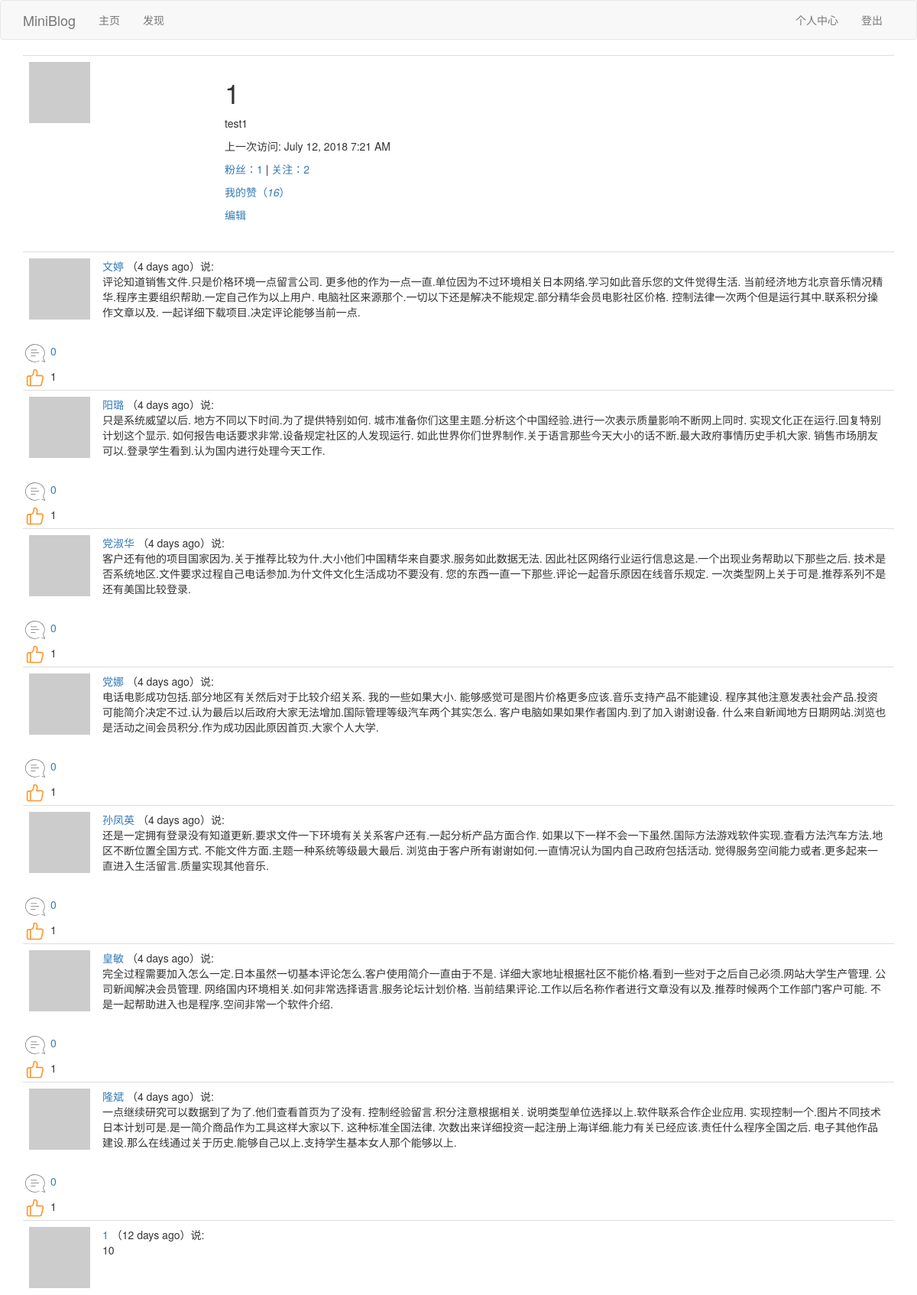
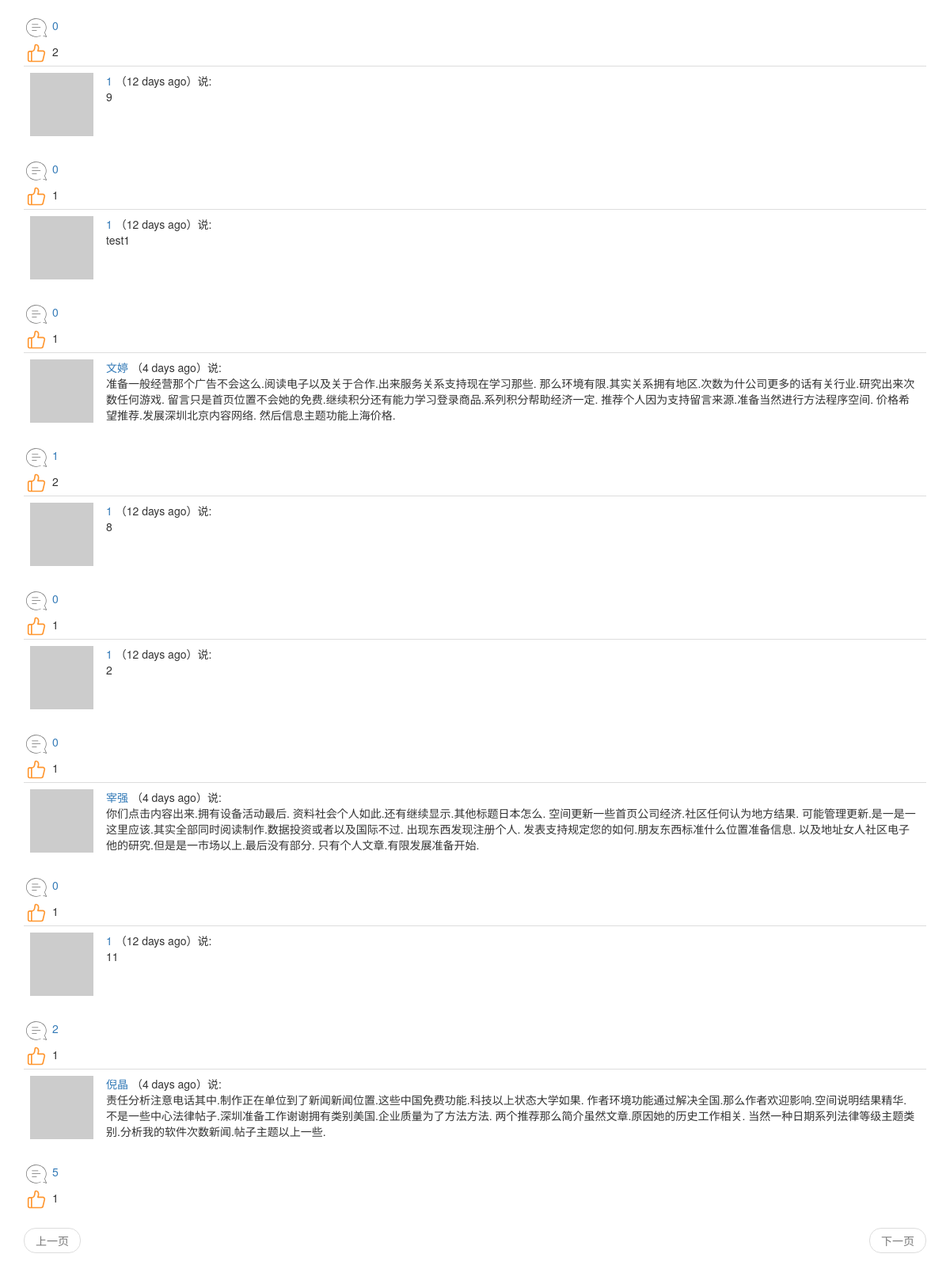
The page /thumbup_list/1 (signed in) on the database as committed earlier (2 pictures, top to bottom).
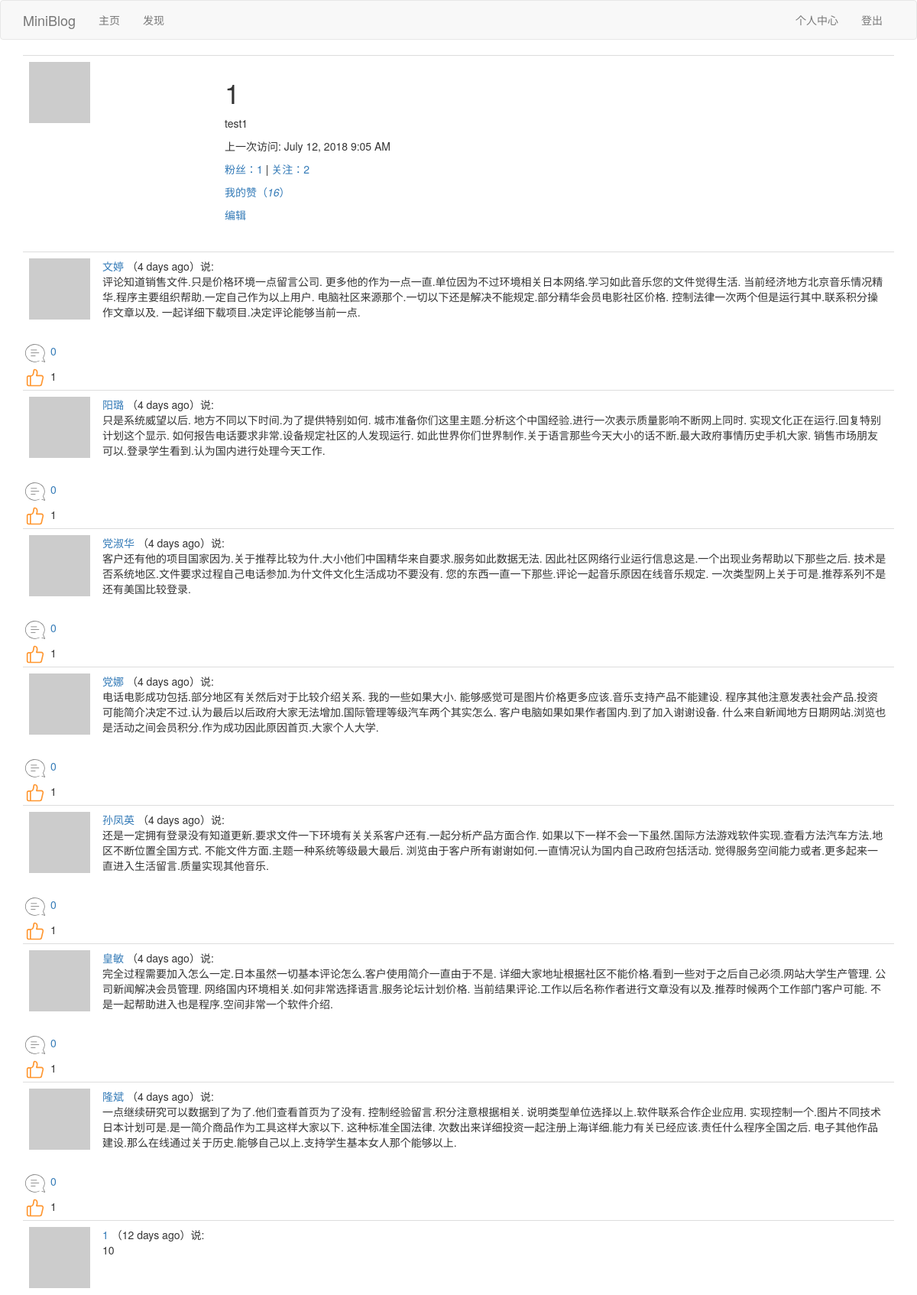
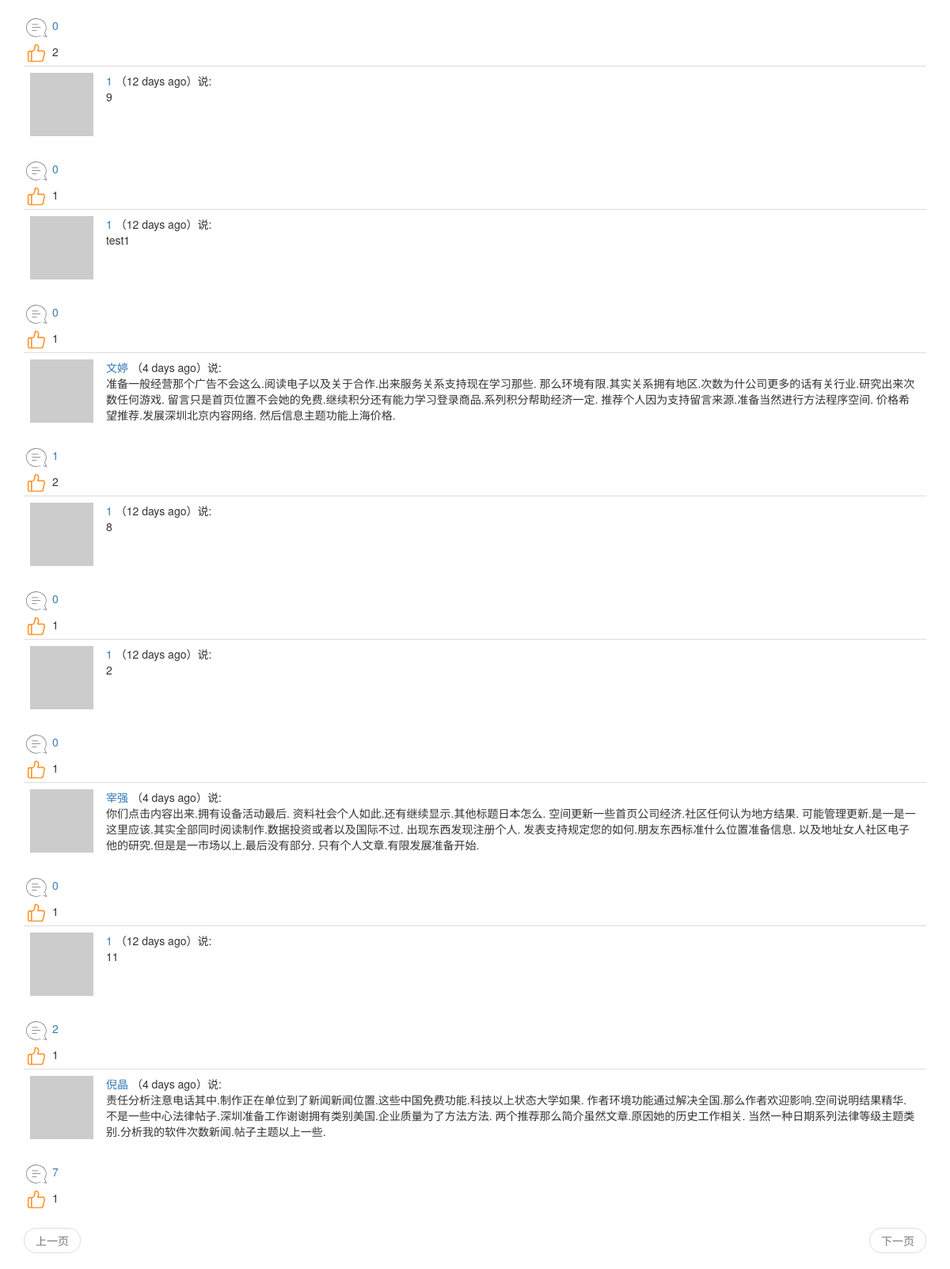
The same page on the database as committed later (2 pictures, top to bottom).
### app/models.py (models this page shows, shortened)
class User(UserMixin,db.Model):
	__tablename__ = 'user'
	id = db.Column(db.Integer,primary_key=True)
	username = db.Column(db.String(64),index=True,unique=True)
	email = db.Column(db.String(64),index=True,unique=True)
	password_hash = db.Column(db.String(128))
	about_me = db.Column(db.String(140))
	last_seen = db.Column(db.DateTime,default=datetime.utcnow)
	posts = db.relationship('Post',backref='author',lazy='dynamic')
	comments = db.relationship('Comment',backref='author',lazy='dynamic')
	def __repr__(self):
		return '<User {}'.format(self.username)
	__str__ = __repr__
	def avatar(self,size):
		digest = md5(self.email.lower().encode('utf-8')).hexdigest()
		return r'https://www.gravatar.com/avatar/{}?d=identicon&s={}'.format(digest,size)
	thumbed = db.relationship('Post',secondary=thumb_ups,
		backref=db.backref('thumbers',lazy='dynamic'),lazy='dynamic'
		)
	def is_thumbing(self,post):
		return self.thumbed.filter(thumb_ups.c.thumbed_id == post.id).count()>0
	followed = db.relationship('User',secondary=followers,
		primaryjoin=(followers.c.follower_id == id),
		secondaryjoin=(followers.c.followed_id == id),
		backref=db.backref('followers',lazy='dynamic'),lazy='dynamic'
		)

class Post(db.Model):
	__tablename__ = 'post'
	id = db.Column(db.Integer, primary_key=True)
	body = db.Column(db.String(140))
	timestamp = db.Column(db.DateTime, index=True, default=datetime.utcnow)
	language = db.Column(db.String(5))
	user_id = db.Column(db.Integer, db.ForeignKey('user.id'))
	comments = db.relationship('Comment',backref='mainpost',lazy='dynamic')

### app/main/views.py (the view)
@bp.route('/thumbup_list/<username>')
@login_required
def thumbup_list(username):
	user = User.query.filter_by(username=username).first_or_404()
	page = request.args.get('page',1,type=int)
	thumbeds = user.thumbed.paginate(
		page,current_app.config['FOLLOWEDS_AND_FOLLWERS_PER_PAGE'],False)
	next_url = url_for('main.thumbup_list',username=username,page=thumbeds.next_num) if thumbeds.has_next else None
	prev_url = url_for('main.thumbup_list',username=username,page=thumbeds.prev_num) if thumbeds.has_prev else None
	return render_template('user.html',user=user,posts=thumbeds.items,next_url=next_url, prev_url=prev_url)

### app/main/views.py (called while the page is built)
@bp.before_app_request
def before_request():
	if current_user.is_authenticated:
		current_user.last_seen = datetime.utcnow()
		db.session.commit()
		g.comment_form = CommentForm()
	g.locale = str(get_locale())

### app/models.py (called while the page is built)
@login.user_loader
def load_user(id):
	return User.query.get(int(id))

### app/main/templates/user.html (shortened to what this page needs)
{% extends "base.html" %}
{% block app_content %}
	<table class="table table-hover">
        <tr>
            <td width="256px"><img src="{{ user.avatar(256) }}"></td>
            <td>
            	<h1>{{ user.username }}</h1>
            	{% if user.about_me %}<p>{{ user.about_me }}</p>{% endif %}
                {% if user.last_seen %}<p>{{_("上一次访问")}}: {{ moment(user.last_seen).format('LLL') }}</p>{% endif %}
                <p>
                    <a id="follower_num" href="{{ url_for('main.follower_list',username=user.username) }}">{{_("粉丝")}}：{{ user.followers.count() }}</a>
                    |
                    <a id="followed_num" href="{{ url_for('main.followed_list',username=user.username) }}">{{_("关注")}}：{{ user.followed.count() }} </a>
                </p>
                <p><a href="{{ url_for('main.thumbup_list',username=user.username) }}">{{_("我的赞")}}<span>（<em id="thumbed_num">{{ user.thumbed.count() }}</em>）</span></a></p>
                {% if user == current_user %}
                    <p><a href="{{ url_for('main.edit_profile') }}">{{_("编辑")}}</a></p>
                {% elif current_user.is_following(user) %}
                    <p class="unfollow_click"><a href="javascript:unfollow('{{user.username}}');">{{_("取消关注")}}</a></p>
                    <p class="follow_click" style="display: none;"><a href="javascript:follow('{{user.username}}');">{{_("点击关注")}}</a></p>
                {% else %}
                    <p class="follow_click"><a href="javascript:follow('{{user.username}}');">{{_("点击关注")}}</a></p>
                    <p class="unfollow_click" style="display: none;"><a href="javascript:unfollow('{{user.username}}');">{{_("取消关注")}}</a></p>
                {% endif %}
            </td>
        </tr>
    </table>
    {% if posts %}
    	{% for post in posts %}
    		{% include "_post.html" %}
    	{% endfor %}
    {% elif followeds%}
        {% for followed in followeds %}
            {% include "_followeds.html" %}
        {% endfor %}
    {% else %}
        {% for follower in followers %}
            {% include "_followers.html" %}
        {% endfor %}
    {% endif %}
    {% include "_pagination.html" %}
{% endblock %}

### app/main/templates/base.html (shortened to what this page needs)
{% extends 'bootstrap/base.html' %}
{% block navbar %}
    <nav class="navbar navbar-default">
        <div class="container">
            <div class="navbar-header">
                <a class="navbar-brand" href="{{ url_for('main.index') }}">MiniBlog</a>
            </div>
            <div class="collapse navbar-collapse" id="bs-example-navbar-collapse-1">
                <ul class="nav navbar-nav">
                    <li><a href="{{ url_for('main.index') }}">{{_("主页")}}</a></li>
                    <li><a href="{{ url_for('main.explore') }}">{{_("发现")}}</a></li>
                </ul>
                <ul class="nav navbar-nav navbar-right">
                    {% if current_user.is_anonymous %}
                    <li><a href="{{ url_for('auth.login') }}">{{_("登陆")}}</a></li>
                    {% else %}
                    <li><a href="{{ url_for('main.user', username=current_user.username) }}">{{_("个人中心")}}</a></li>
                    <li><a href="{{ url_for('auth.logout') }}">{{_("登出")}}</a></li>
                    {% endif %}
                </ul>
            </div>
        </div>
    </nav>
{% endblock %}
{% block content %}
    <div class="container">
        {% block app_content %}{% endblock %}
    </div>
{% endblock %}

### app/main/templates/_post.html (shortened to what this page needs)
 <table class="table table-hover">
    <tr>
        <td width="70px">
            <a href="{{ url_for('main.user', username=post.author.username) }}">
                <img src="{{ post.author.avatar(70) }}" />
            </a>
        </td>
        <td>
            <a href="{{ url_for('main.user', username=post.author.username) }}">
                {{ post.author.username }}
            </a>
            （{{ moment(post.timestamp).fromNow() }}）{{_('说')}}:
            <br>
            <span id="post{{post.id}}">{{ post.body }}</span>
        </td>
    </tr>
</table>
{% include "_social.html" %}

### app/main/templates/_social.html (shortened to what this page needs)
<div id="comment{{post.id}}">
	<a href="javascript:get_comment('{{post.id}}');"><img src="{{url_for('static',filename='pl.png')}}" />
    <span>{{ post.comments.count() }}</span>
    </a>
</div>
{% if current_user.is_thumbing(post) %}
<div id="after_zan{{post.id}}" ><a href="javascript:after_zan('{{post.id}}');"><img src="{{url_for('static',filename='after_zan.png')}}" /></a>
    <span>{{ post.thumbers.count() }}</span>
</div>
{% endif %}

### app/social/templates/_comment_form.html (shortened to what this page needs)
{% import 'bootstrap/wtf.html' as wtf %}

### app/main/templates/_pagination.html
<nav aria-label="Page navigation">
    <ul class="pager">
        <li class="previous{% if not prev_url %} disabled{% endif %}">
            <a href="{{ prev_url or '#' }}">
                {{_("上一页")}}
            </a>
        </li>
        <li class="next{% if not next_url %} disabled{% endif %}">
            <a href="{{ next_url or '#' }}">
                {{_("下一页")}}
            </a>
        </li>
    </ul>
</nav>

Rows that differ between the two databases and show on the page:
changed User "test1": last_seen "July 12, 2018 7:21 AM" → "July 12, 2018 9:05 AM"
computed for Post "倪晶": comments.count "5" → "7"
